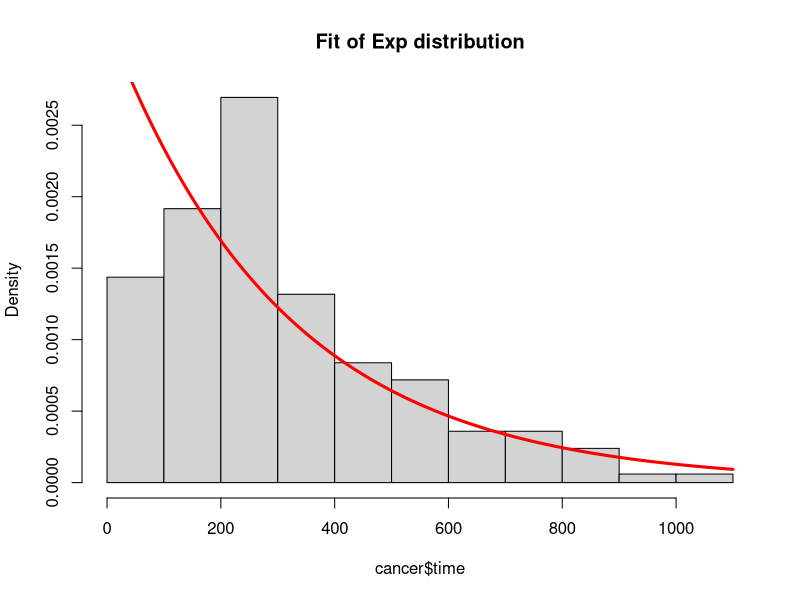
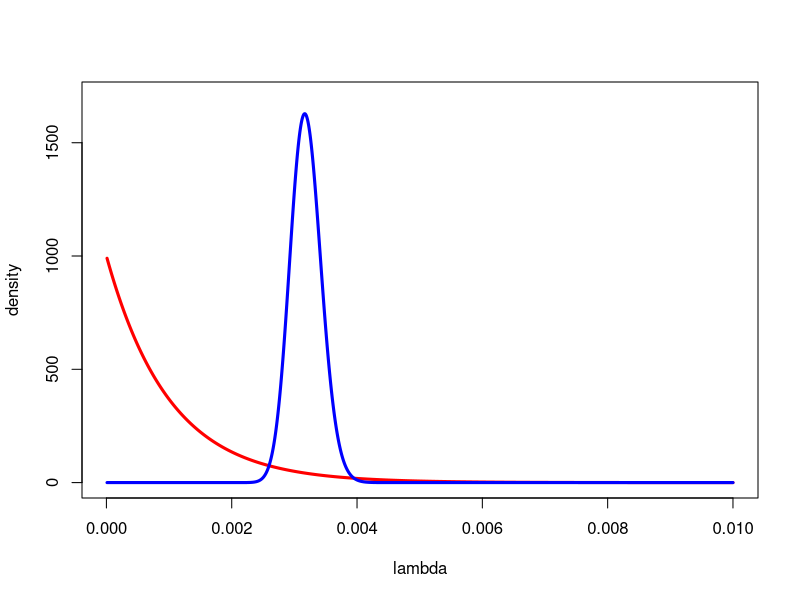
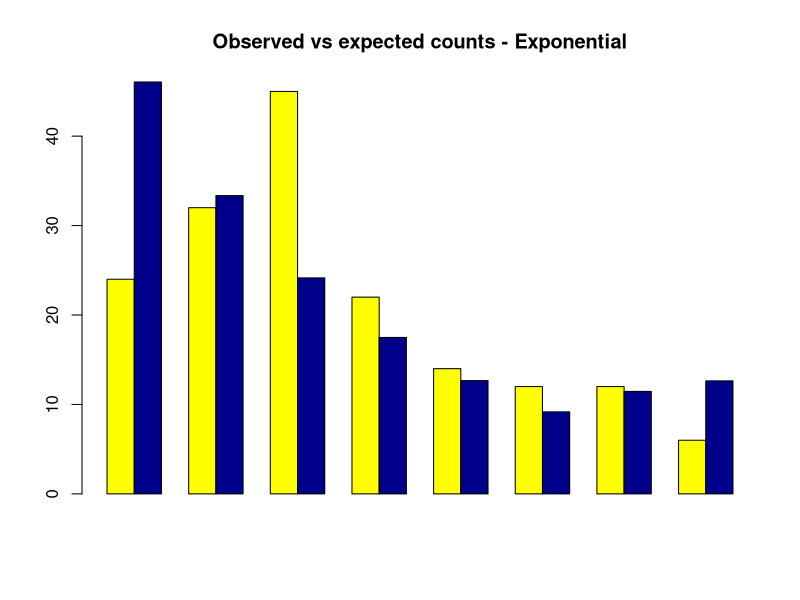
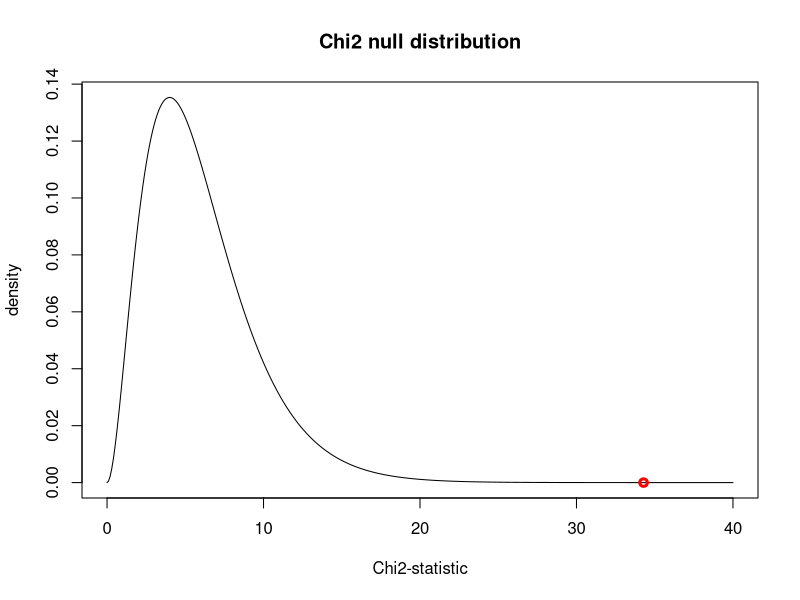
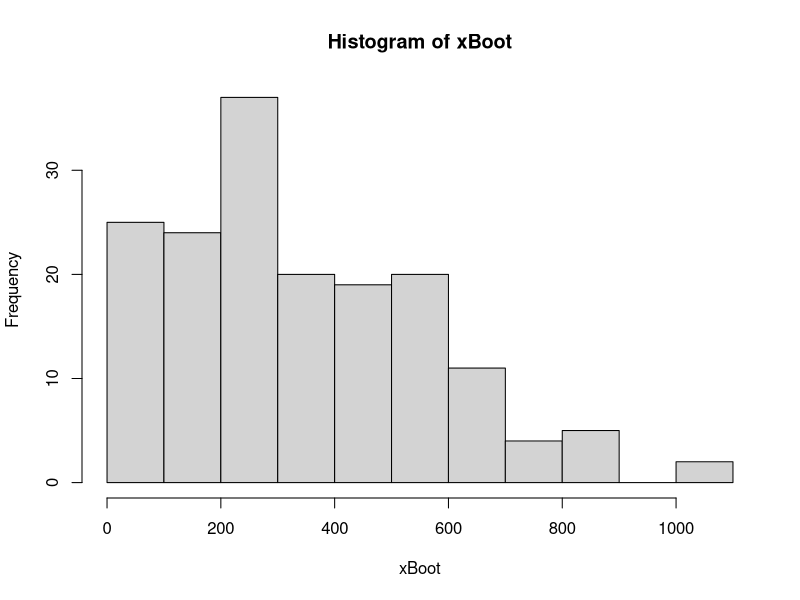
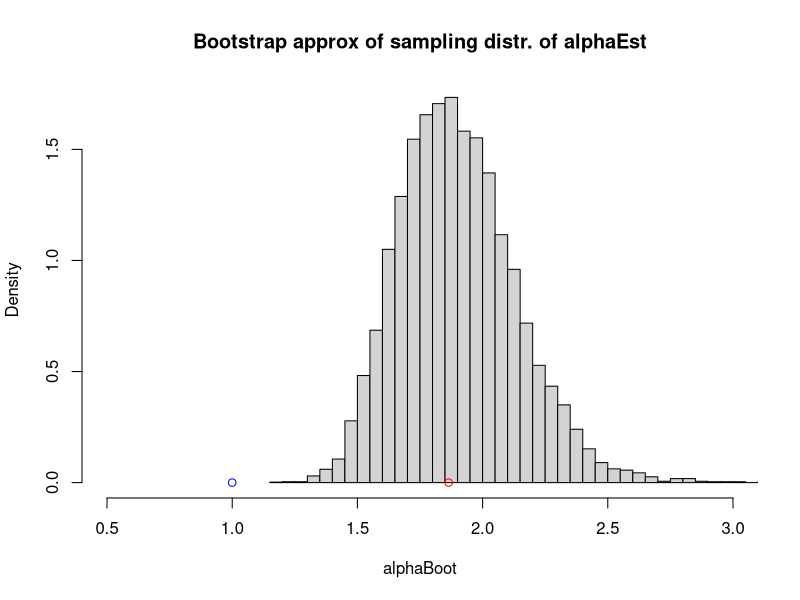
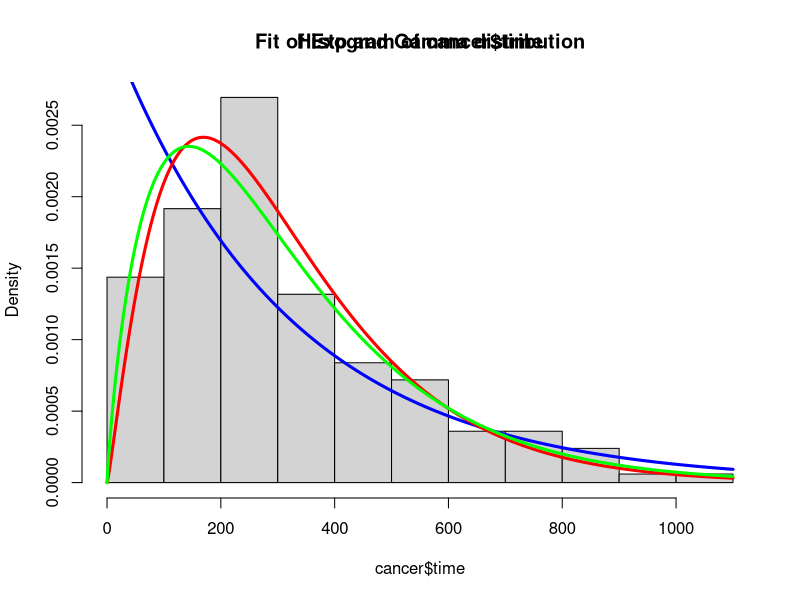
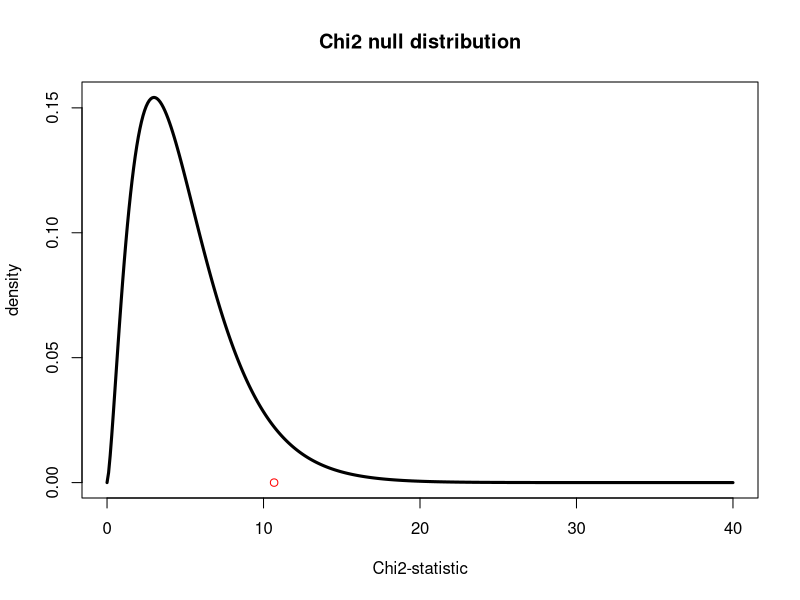

These charts were generated, in order, by the following R code: (Note: this script raises an error after producing the figures.)
# Analysis of 

#install.packages('survival') # Uncomment if you this the first time you use this package.
library(survival)
data(cancer) # Loading cancer data
?cancer      # Read up on what the data is all about
cancer <- cancer[complete.cases(cancer),] # Remove the observations (rows) with at least one missing observation
n <- dim(cancer)[1] # Number of observations


# fit an exponential distribution
hist(cancer$time, freq=FALSE, main = 'Fit of Exp distribution')
lambdaEstExp <- 1/mean(cancer$time) # Maximum likelihood estimate
lines(0:1100,dexp(0:1100,lambdaEstExp),col="red",lwd=3)

# Bayesian inference in the exponential model
alphaPrior <- 1
betaPrior <- 1000
lambdaGrid <- seq(0.00001,0.01,length = 10000)
postMean <- (n+alphaPrior)/(n*mean(cancer$time) +betaPrior)
plot(lambdaGrid,dgamma(lambdaGrid, alphaPrior,betaPrior), ylim = c(0,1700), 
     type = "l", col = "red", lwd=3, xlab='lambda', ylab = "density")
lines(lambdaGrid,dgamma(lambdaGrid, alphaPrior + n,betaPrior + n*mean(cancer$time)), lwd=3, col = "blue")

# Chi2 goodness of fit for exponential
ProbsModel = diff(c(0,pexp(seq(100,900,by=100),lambdaEstExp),1))
ExpectedCounts = n*ProbsModel # Oops, some expected counts < 5. No good. Merging group 7-8 and 9-10
ExpectedCounts   # Oops, some expected counts < 5. No good. Merging group 7-8 and 9-10

ProbsModel = diff(c(0,pexp(c(100,200,300,400,500,600,800),lambdaEstExp),1))
ExpectedCounts = n*ProbsModel
ExpectedCounts   # All good now (>5 for each class)!

bins = c(0,100,200,300,400,500,600,800,Inf)
ObservedCounts <- rep(0,length(bins)-1)
for (i in 1:length(bins)-1){
  ObservedCounts[i] <- sum(cancer$time>bins[i] &  cancer$time<=bins[i+1])
}
ObservedCounts
ExpectedCounts
barplot(rbind(ObservedCounts,ExpectedCounts), beside = TRUE, 
        col = c("yellow", "darkblue"), main = "Observed vs expected counts - Exponential")

Chi2 <- sum(((ObservedCounts - ExpectedCounts)^2)/ExpectedCounts)
Df = length(ExpectedCounts) - 2 # N - d - 1, where d=1 is the number of estimate model parameters
pValue <- pchisq(Chi2, df = Df, lower.tail = FALSE)
c(Chi2,Df)
pValue

plot(seq(0,40,by=0.1), dchisq(seq(0,40,by=0.1), df=Df), type ="l", main = 'Chi2 null distribution', 
     xlab = "Chi2-statistic", ylab="density")
points(Chi2,0,col='red', lwd = 3)

# Fit a Gamma by method of moments
m1 = mean(cancer$time) # EX = alpha/lambda
m2Central = (n-1)*var(cancer$time)/n  # Var(X) = alpha/lambda^2
alphaEstMom <- m1^2/m2Central   
lambdaEstMom <- m1/m2Central
c(alphaEstMom,lambdaEstMom)

# Fit Gamma by ML
LogLik <- function(theta,x){
  logL <- sum(dgamma(x,exp(theta[1]),exp(theta[2]), log = TRUE))
  return(logL)
}
initPar <- c(log(alphaEstMom),log(lambdaEstMom)) # Initial values from moment estimators
optimResults <- optim(initPar, LogLik, gr = NULL, x = cancer$time, control=list(fnscale=-1))
MLest <- exp(optimResults$par)
alphaEstML <- MLest[1]
lambdaEstML <- MLest[2]

# Testing exponential (alpha=1) vs gamma model
# H0: alpha = 1
# HA: alpha ~= 1
# Bootstrap
Nboot <- 10000 # Number of bootstrap replicates
alphaBoot <- rep(0,Nboot)
xBoot <- sample(cancer$time, size = n, replace = TRUE); # Just to see what we actually end up with
hist(xBoot) 
for (i in 1:Nboot){
  xBoot <- sample(cancer$time, size = n, replace = TRUE)
  optimResults <- optim(initPar, LogLik, gr = NULL, x = xBoot, control=list(fnscale=-1))
  MLest <- exp(optimResults$par)
  alphaBoot[i] <- MLest[1]
}
hist(alphaBoot, 30, xlim = c(0.5,3), main = "Bootstrap approx of sampling distr. of alphaEst", freq = FALSE)
points(alphaEstML,0,col='red')
points(1,0,col='blue')
sdAlphaBoot <- sd(alphaBoot)
Test <- (alphaEstML - 1)/sdAlphaBoot
pValueAlphaTest <- pnorm(abs(Test), lower.tail = FALSE)
pValueAlphaTest # Reject!

# 95 K.I. för alpha
alphaLevel = 0.05;
zAlphaHalf <- qnorm(alphaLevel/2, lower.tail = FALSE)
c(alphaEstML - zAlphaHalf*sdAlphaBoot,alphaEstML + zAlphaHalf*sdAlphaBoot) # Normal approx
quantile(alphaBoot, probs = c(alphaLevel/2,1-alphaLevel/2)) # Bootstrap

# fit an gamma distribution
hist(cancer$time, freq=FALSE)
lines(0:1100,dexp(0:1100,lambdaEstExp),col="blue",lwd=3)
lines(0:1100,dgamma(0:1100,alphaEstMom,lambdaEstMom),col="red",lwd=3)
lines(0:1100,dgamma(0:1100,alphaEstML,lambdaEstML),col="green",lwd=3)
title('Fit of Exp and Gamma distribution')

# Chi-square goodness of fit test for the gamma model
ProbsModel = diff(c(0,pgamma(c(100,200,300,400,500,600,800),MLest[1],MLest[2]),1))
ExpectedCounts = n*ProbsModel
Chi2 <- sum(((ObservedCounts - ExpectedCounts)^2)/ExpectedCounts)
Df = length(ExpectedCounts) - 3 # N - d - 1, where d=2 is the number of estimate model parameters
pValue <- pchisq(Chi2, df = Df, lower.tail = FALSE)
Chi2
pValue
plot(seq(0,40,by=0.1),dchisq(seq(0,40,by=0.1),df=Df), type ="l", lwd = 3, main = 'Chi2 null distribution', 
     xlab = "Chi2-statistic", ylab="density")
points(Chi2,0,col='red')


# Censoring!
# Fit Gamma by ML with censoring
censored <- (status==1)
LogLik <- function(theta, x, censored){
  logL <- sum(dgamma(x[censored==F], exp(theta[1]), exp(theta[2]), log = TRUE)) +
          sum(pgamma(x[censored==T], exp(theta[1]), exp(theta[2]), log.p = TRUE, lower.tail = FALSE))
  return(logL)
}
initPar <- c(log(alphaEst),log(lambdaEst)) # Initial values from moment estimators
optimResults <- optim(initPar, LogLik, gr = NULL, x = cancer$time, censored = censored, control=list(fnscale=-1))
MLestCensoring <- exp(optimResults$par)
MLestCensoring

# fit an gamma distribution
hist(cancer$time, freq=FALSE)
lines(0:1100,dexp(0:1100,1/mean(cancer$time)),col="blue",lwd=3)
lines(0:1100,dgamma(0:1100,alphaEstMom,lambdaEstMom),col="red",lwd=3)
lines(0:1100,dgamma(0:1100,alphaEstML,alphaEstML),col="green",lwd=3)
lines(0:1100,dgamma(0:1100,MLestCensoring[1],MLestCensoring[2]),col="yellow",lwd=3)
title('Fit of Exp and Gamma distribution')

# Regression survival time explained by age
plot(cancer$age,cancer$time)
lm1 <- lm(time ~ age, data = cancer)
summary(lm1)
abline(lm1)

plot(ph.ecog,time)
lm2 <- lm(time ~ ph.ecog, data = cancer)
summary(lm2)
abline(lm2)

lm3 <- lm(time ~ age + sex + ph.ecog + wt.loss, data = cancer)
summary(lm3)

glm1 <- glm(time ~ age + sex + ph.ecog + wt.loss, family = Gamma, data = cancer)
summary(glm1)

# Survival regression. Exponentially distributed survival time. 
# Censoring is accounted for.
survival1 <- survreg(Surv(time, status) ~ age + sex + ph.ecog + wt.loss, 
                     data = cancer, dist="exponential")
summary(survival1)


